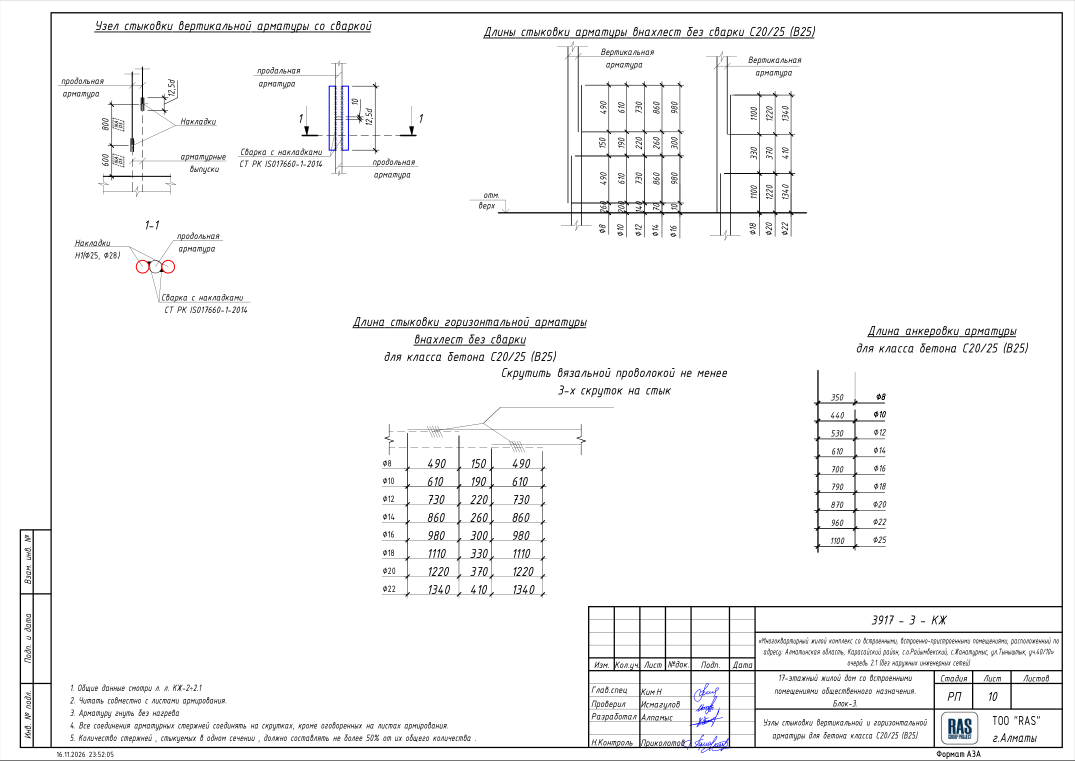
#> input picture obsidian/19_BI Group/_суреттер/S03_л10_узлы_стыковки_B25.png, 2150 x 1521 px, given in place of p07.png, which was not available (shown at 1/2 size)
$ python small.py '../../../obsidian/19_BI Group/_суреттер/S03_л10_узлы_стыковки_B25.png'
#> lines starting #> are read from the running program, lines starting #| are printed output that depends on the picture
import sys
from PIL import Image
d = sys.argv[1]
for n in ("p07", "p09", "p10", "p11", "p12", "p13", "p14"):
    im = Image.open(d + "\\" + n + ".png")
#> im is the input picture: PIL image 2150x1521 RGB; mean R, G, B 245.6, 245.5, 245.7
    k = 1050 / max(im.size)
#> k = 0.488
    im.resize((int(im.size[0] * k), int(im.size[1] * k)), Image.LANCZOS).save(d + "\\" + n + "_s.png")
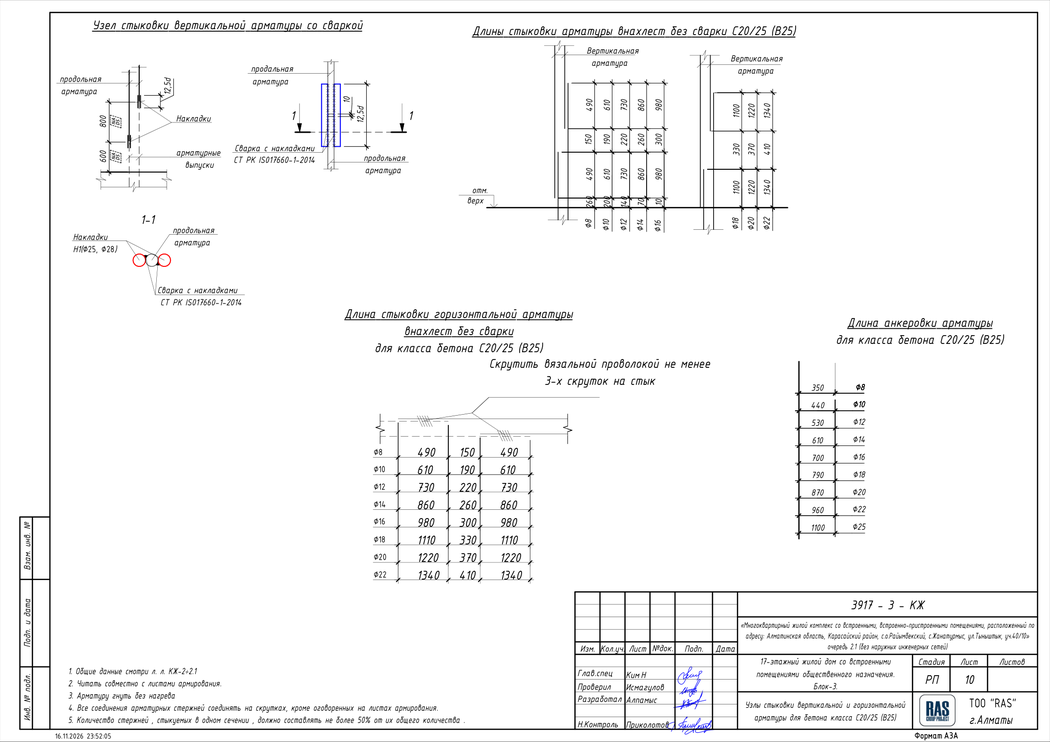
#> saved as p07_s.png: PIL image 1050x742 RGB; mean R, G, B 244.8, 244.8, 245
    print(n, im.size)
#| p07 (2150, 1521)
#> pass 2 of the loop `for n in ("p07", "p09", "p10", "p11", "p12", "p13", "p14"):`:
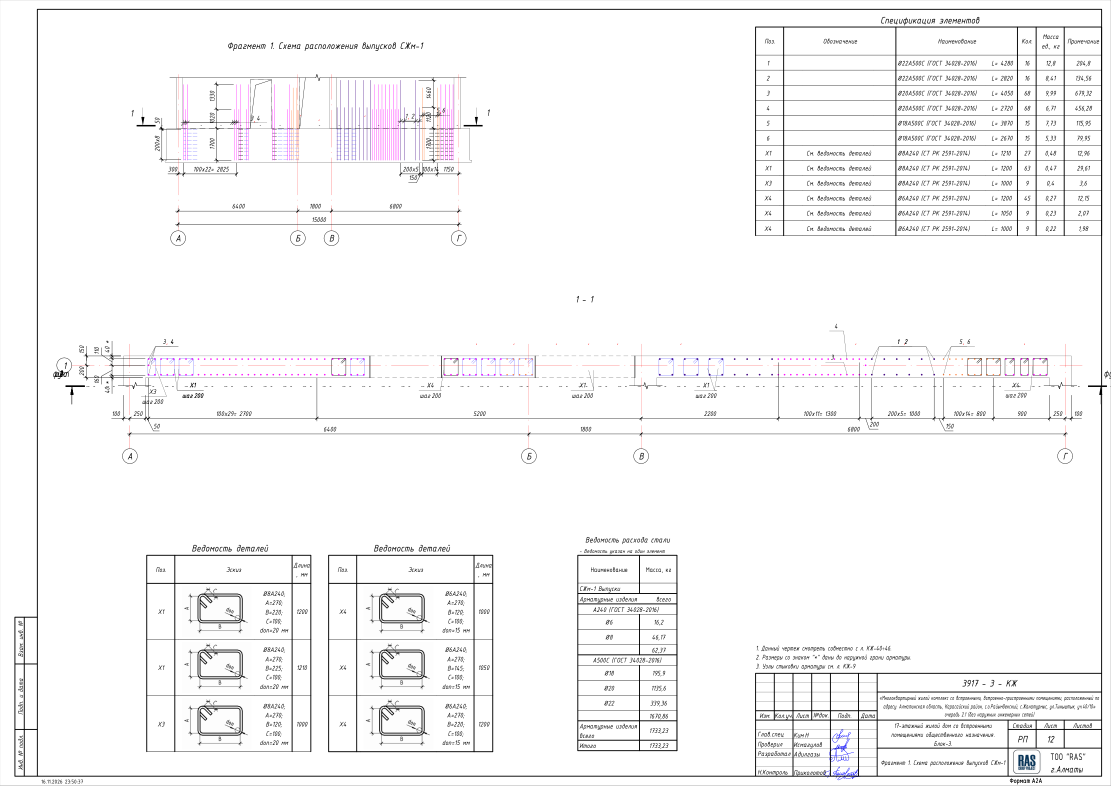
#> input picture obsidian/19_BI Group/_суреттер/S03_л12_выпуски_СЖм-1.png, 2222 x 1572 px, given in place of p09.png, which was not available (shown at 1/2 size)
#> im is the input picture: PIL image 2222x1572 RGB; mean R, G, B 246.9, 246.4, 246.9
#> `im.resize((int(im.size[0] * k), int(im.size[1] * k)), Image.LANCZOS).s..`:
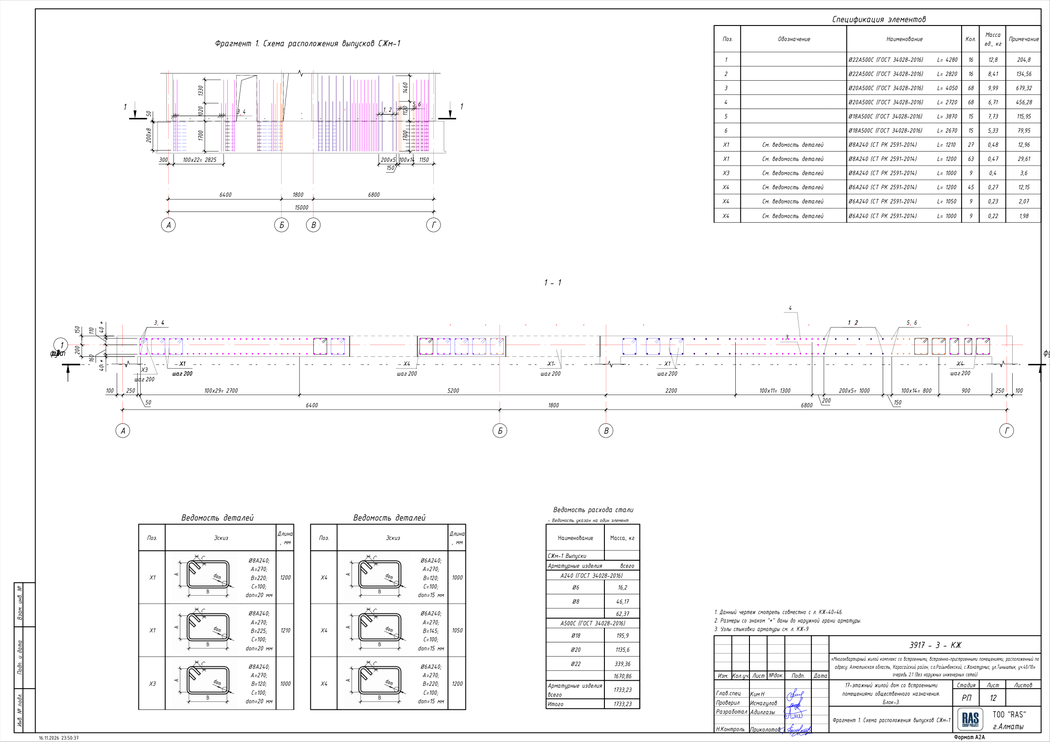
#> saved as p09_s.png: PIL image 1050x742 RGB; mean R, G, B 246.1, 245.7, 246.1
#| p09 (2222, 1572)
#> (the run stopped early here; a loop or call above may not have finished)
